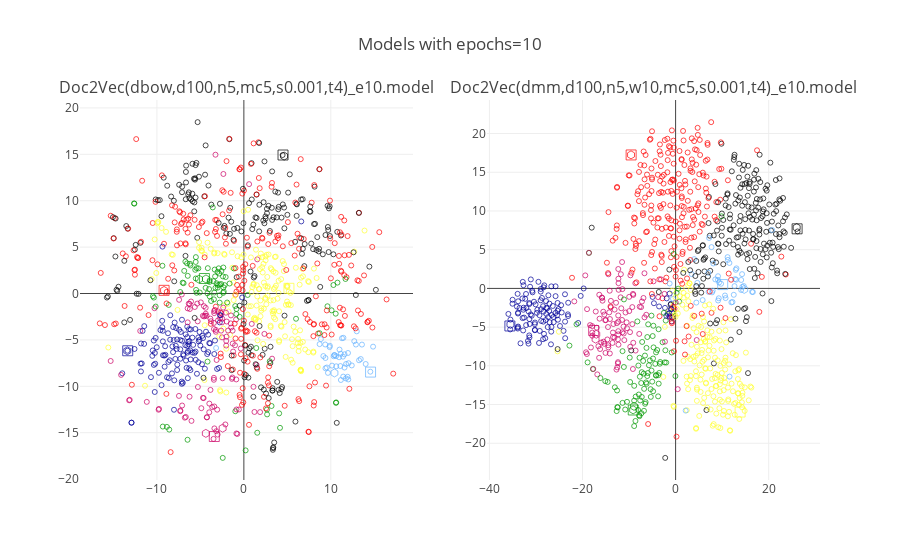

Notebook code for this chart:
### Code cell
pyoff.iplot(fig3, filename='tsnePlot1_epochs10<b')

### Figure 1 — Plotly figure (JSON) as saved in the notebook; plotly's stock layout.template omitted (floating-point values rounded to 4 significant figures; data arrays with more than 128 entries replaced by an {"elided": "..."} marker saying what was removed)
{"data": [{"marker": {"color": {"elided": "1008 str values"}, "line": {"color": "black", "width": 1}, "showscale": false, "size": {"elided": "1008 int values"}, "symbol": {"elided": "1008 int values"}}, "mode": "markers", "text": {"elided": "1008 str values"}, "type": "scatter", "x": {"elided": "1008 float values"}, "xaxis": "x1", "y": {"elided": "1008 float values"}, "yaxis": "y1"}, {"marker": {"color": {"elided": "1008 str values"}, "line": {"color": "black", "width": 1}, "showscale": false, "size": {"elided": "1008 int values"}, "symbol": {"elided": "1008 int values"}}, "mode": "markers", "text": {"elided": "1008 str values"}, "type": "scatter", "x": {"elided": "1008 float values"}, "xaxis": "x2", "y": {"elided": "1008 float values"}, "yaxis": "y2"}], "layout": {"annotations": [{"font": {"size": 16}, "showarrow": false, "text": "Doc2Vec(dbow,d100,n5,mc5,s0.001,t4)_e10.model", "x": 0.225, "xanchor": "center", "xref": "paper", "y": 1, "yanchor": "bottom", "yref": "paper"}, {"font": {"size": 16}, "showarrow": false, "text": "Doc2Vec(dmm,d100,n5,w10,mc5,s0.001,t4)_e10.model", "x": 0.775, "xanchor": "center", "xref": "paper", "y": 1, "yanchor": "bottom", "yref": "paper"}], "showlegend": false, "title": "Models with epochs=10", "xaxis1": {"anchor": "y1", "domain": [0, 0.45]}, "xaxis2": {"anchor": "y2", "domain": [0.55, 1]}, "yaxis1": {"anchor": "x1", "domain": [0, 1]}, "yaxis2": {"anchor": "x2", "domain": [0, 1]}}}
